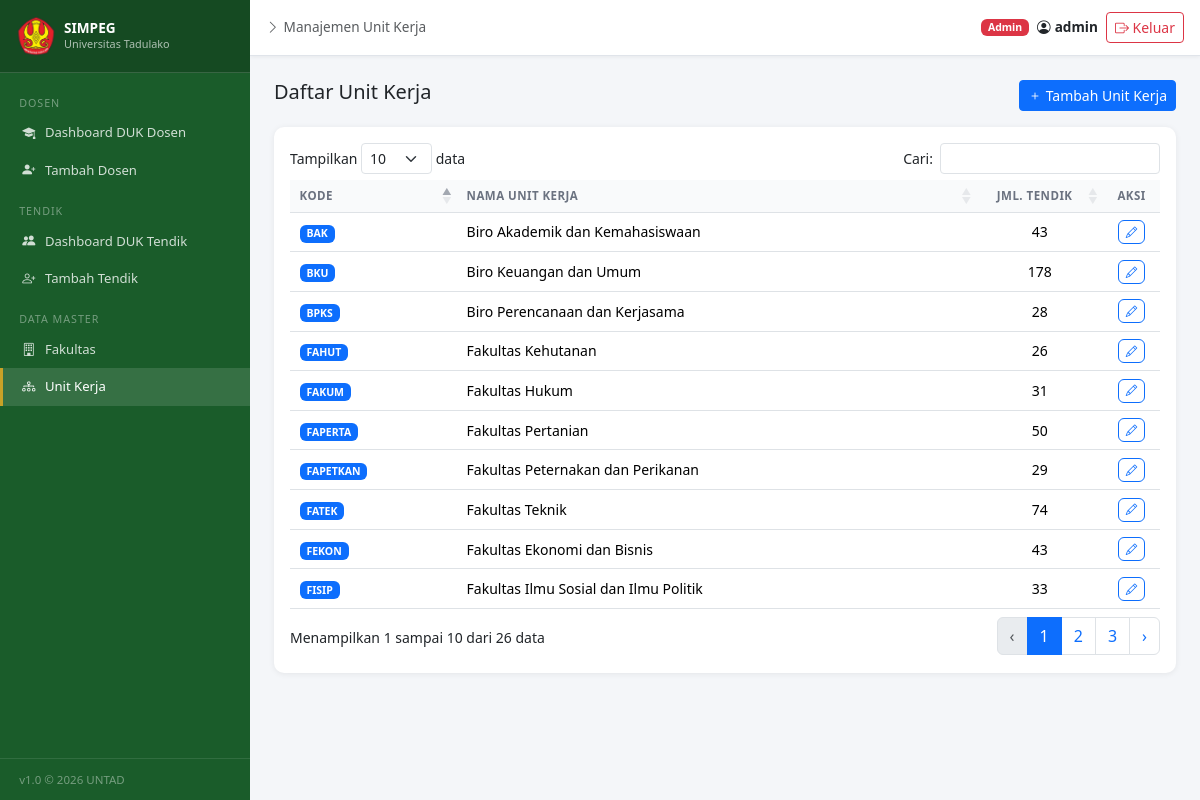
/tendik/unit-kerja/ (signed in), run on the app's committed database.
### tendik/models.py (models this page shows, shortened)
class UnitKerja(models.Model):
    kode  = models.CharField(max_length=20, unique=True)
    nama  = models.CharField(max_length=200)
    class Meta:
        verbose_name = "Unit Kerja"
        verbose_name_plural = "Unit Kerja"
        ordering = ['nama']

### tendik/views.py (the view)
# urls.py: path('unit-kerja/',                views.unit_kerja_list,   name='unit_kerja_list'),
@login_required
@user_passes_test(is_admin)
def unit_kerja_list(request):
    units = UnitKerja.objects.annotate(jumlah_tendik=Count('tendik')).order_by('nama')
    return render(request, 'tendik/unit_kerja_list.html', {'unit_list': units})

### tendik/views.py (called while the page is built)
def is_admin(user):
    return user.is_staff or user.is_superuser

### templates/tendik/unit_kerja_list.html (shortened to what this page needs)
{% extends 'dosen/base.html' %}
{% block page_title %}Manajemen Unit Kerja{% endblock %}
{% block content %}
<div class="d-flex justify-content-between mb-3">
  <h5 class="mb-0">Daftar Unit Kerja</h5>
  <a href="{% url 'unit_kerja_create' %}" class="btn btn-primary btn-sm"><i class="bi bi-plus"></i> Tambah Unit Kerja</a>
</div>
<div class="card">
  <div class="card-body p-3">
    <table class="table table-sm table-hover mb-0" id="dataTable">
      <thead>
        <tr>
          <th>Kode</th>
          <th>Nama Unit Kerja</th>
          <th class="text-center">Jml. Tendik</th>
          <th class="text-center">Aksi</th>
        </tr>
      </thead>
      <tbody>
        {% for u in unit_list %}
        <tr>
          <td><span class="badge bg-primary">{{ u.kode }}</span></td>
          <td>{{ u.nama }}</td>
          <td class="text-center">{{ u.jumlah_tendik }}</td>
          <td class="text-center"><a href="{% url 'unit_kerja_edit' u.pk %}" class="btn btn-xs btn-outline-primary"><i class="bi bi-pencil"></i></a></td>
        </tr>
        {% endfor %}
      </tbody>
    </table>
  </div>
</div>
{% endblock %}

### templates/dosen/base.html (shortened to what this page needs)
{% load static %}
<!DOCTYPE html>
<html lang="id">
<head>
<link href="https://cdnjs.cloudflare.com/ajax/libs/bootstrap/5.3.2/css/bootstrap.min.css" rel="stylesheet">
<link href="https://cdnjs.cloudflare.com/ajax/libs/bootstrap-icons/1.11.3/font/bootstrap-icons.min.css" rel="stylesheet">
<link rel="stylesheet" href="https://cdn.datatables.net/1.13.8/css/dataTables.bootstrap5.min.css">
</head>
<body>
{% if user.is_authenticated %}
<div class="sidebar" id="sidebar">
  <div class="sidebar-brand d-flex align-items-center justify-content-between gap-2">
    <div class="d-flex align-items-center gap-2">
      <img src="{% static 'logo/untad.png' %}"
           alt="Logo UNTAD"
           width="40" height="40"
           style="border-radius:8px;flex-shrink:0;object-fit:contain">
      <div>
        <div style="font-weight:700;font-size:0.85rem;line-height:1.2">SIMPEG</div>
        <div style="font-size:0.68rem;opacity:0.65">Universitas Tadulako</div>
      </div>
    </div>
  </div>
  <nav class="sidebar-nav">
    <div class="nav-section">Dosen</div>
    <div class="nav-item">
      <a href="{% url 'dashboard' %}" class="{% if request.resolver_match.url_name == 'dashboard' %}active{% endif %}">
        <i class="bi bi-mortarboard-fill"></i> Dashboard DUK Dosen
      </a>
    </div>
    {% if user.is_staff or user.is_superuser %}
    <div class="nav-item">
      <a href="{% url 'dosen_create' %}" class="{% if request.resolver_match.url_name == 'dosen_create' %}active{% endif %}">
        <i class="bi bi-person-plus-fill"></i> Tambah Dosen
      </a>
    </div>
    {% endif %}
    <div class="nav-section">Tendik</div>
    <div class="nav-item">
      <a href="{% url 'dashboard_tendik' %}" class="{% if request.resolver_match.url_name == 'dashboard_tendik' %}active{% endif %}">
        <i class="bi bi-people-fill"></i> Dashboard DUK Tendik
      </a>
    </div>
    {% if user.is_staff or user.is_superuser %}
    <div class="nav-item">
      <a href="{% url 'tendik_create' %}" class="{% if request.resolver_match.url_name == 'tendik_create' %}active{% endif %}">
        <i class="bi bi-person-plus"></i> Tambah Tendik
      </a>
    </div>
    {% endif %}
    {% if user.is_staff or user.is_superuser %}
    <div class="nav-section">Data Master</div>
    <div class="nav-item">
      <a href="{% url 'fakultas_list' %}" class="{% if 'fakultas' in request.resolver_match.url_name %}active{% endif %}">
        <i class="bi bi-building"></i> Fakultas
      </a>
    </div>
    <div class="nav-item">
      <a href="{% url 'unit_kerja_list' %}" class="{% if 'unit_kerja' in request.resolver_match.url_name %}active{% endif %}">
        <i class="bi bi-diagram-3"></i> Unit Kerja
      </a>
    </div>
    {% endif %}
  </nav>
  <div class="sidebar-footer">v1.0 &copy; 2026 UNTAD</div>
</div>
<div class="main-wrapper">
  <div class="topbar">
    <div class="d-flex align-items-center gap-2">
      <span class="text-muted" style="font-size:0.85rem">
        <i class="bi bi-chevron-right me-1"></i>{% block page_title %}Dashboard{% endblock %}
      </span>
    </div>
    <div class="d-flex align-items-center gap-2">
      <span class="badge {% if user.is_staff %}bg-danger{% else %}bg-secondary{% endif %}">
        {% if user.is_staff %}Admin{% else %}Viewer{% endif %}
      </span>
      <span class="fw-semibold d-flex align-items-center gap-1" style="font-size:0.85rem">
        <i class="bi bi-person-circle"></i>
        <span class="topbar-username">{{ user.get_full_name|default:user.username }}</span>
      </span>
      <a href="{% url 'logout' %}" class="btn btn-outline-danger btn-sm">
        <i class="bi bi-box-arrow-right"></i>
        <span class="topbar-logout-text"> Keluar</span>
      </a>
    </div>
  </div>
  <div class="content-area">
    {% block content %}{% endblock %}
  </div>
</div>
{% endif %}
</body>
</html>

### templates/dosen/base.html (style rules this page uses)
:root { --sidebar-width: 250px; --untad-green: #1a5c2a; --untad-gold: #c8a227; --topbar-height: 56px; }
body { background: #f4f6f9; font-size: 0.875rem; }
.sidebar { width: var(--sidebar-width); height: 100vh; position: fixed; background: var(--untad-green); color: #fff; overflow-y: auto; top: 0; left: 0; z-index: 200; display: flex; flex-direction: column; transition: transform 0.25s ease; }
.sidebar-brand { padding: 1rem; border-bottom: 1px solid rgba(255,255,255,0.15); background: rgba(0,0,0,0.2); flex-shrink: 0; }
.sidebar-nav { padding: 0.5rem 0; flex: 1; }
.sidebar-nav .nav-item a { display: flex; align-items: center; gap: 0.6rem; padding: 0.55rem 1.2rem; color: rgba(255,255,255,0.8); text-decoration: none; font-size: 0.82rem; transition: all 0.2s; border-left: 3px solid transparent; }
.sidebar-nav .nav-item a:hover, .sidebar-nav .nav-item a.active { color: #fff; background: rgba(255,255,255,0.12); border-left-color: var(--untad-gold); }
.sidebar-nav .nav-section { padding: 0.85rem 1.2rem 0.25rem; font-size: 0.67rem; text-transform: uppercase; letter-spacing: 0.09em; color: rgba(255,255,255,0.4); }
.main-wrapper { margin-left: var(--sidebar-width); min-height: 100vh; display: flex; flex-direction: column; }
.topbar { background: #fff; border-bottom: 1px solid #e0e4ea; padding: 0 1rem; height: var(--topbar-height); display: flex; align-items: center; justify-content: space-between; position: sticky; top: 0; z-index: 50; box-shadow: 0 1px 4px rgba(0,0,0,0.06); gap: 0.5rem; }
.topbar-username { display: none; }
@media (min-width: 576px) { .topbar-username { display: inline; } }
.topbar-logout-text { display: none; }
@media (min-width: 400px) { .topbar-logout-text { display: inline; } }
.content-area { padding: 1rem; flex: 1; }
@media (min-width: 768px) { .content-area { padding: 1.5rem; } }
.card { border: none; box-shadow: 0 1px 6px rgba(0,0,0,0.07); border-radius: 10px; }
.table-sm td, .table-sm th { padding: 0.45rem 0.6rem; vertical-align: middle; }
.table thead th { font-size:0.72rem;text-transform:uppercase;letter-spacing:0.04em;color:#6b7280;background:#f9fafb }
.btn-xs { padding:0.15rem 0.45rem;font-size:0.72rem }
.sidebar-footer { padding:0.75rem 1.2rem;border-top:1px solid rgba(255,255,255,0.1);font-size:0.72rem;color:rgba(255,255,255,0.4);flex-shrink:0 }

### data on the page
UnitKerja: kode "BAK", nama "Biro Akademik dan Kemahasiswaan", jumlah_tendik "43"
UnitKerja: kode "BKU", nama "Biro Keuangan dan Umum", jumlah_tendik "178"
UnitKerja: kode "BPKS", nama "Biro Perencanaan dan Kerjasama", jumlah_tendik "28"
UnitKerja: kode "FEKON", nama "Fakultas Ekonomi dan Bisnis", jumlah_tendik "43"
UnitKerja: kode "FAKUM", nama "Fakultas Hukum", jumlah_tendik "31"
UnitKerja: kode "FISIP", nama "Fakultas Ilmu Sosial dan Ilmu Politik", jumlah_tendik "33"
UnitKerja: kode "FAHUT", nama "Fakultas Kehutanan", jumlah_tendik "26"
UnitKerja: kode "FAPERTA", nama "Fakultas Pertanian", jumlah_tendik "50"
UnitKerja: kode "FAPETKAN", nama "Fakultas Peternakan dan Perikanan", jumlah_tendik "29"
UnitKerja: kode "FATEK", nama "Fakultas Teknik", jumlah_tendik "74"

### other printed values
{{ user.get_full_name|default:user.username }} "admin"
